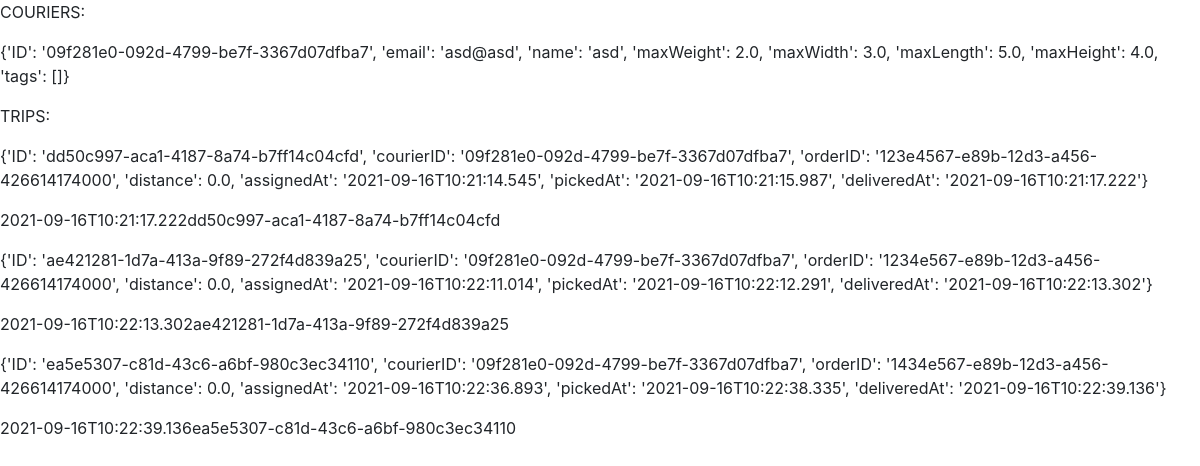
/view, run on the app's committed database.
### flaskr/database/models.py (models this page shows, shortened)
class Courier(db.Model):
    id = db.Column("id", db.String(36), primary_key=True)
    email = db.Column("email", db.String(100), nullable=False, unique=True)
    name = db.Column("name", db.String(24),nullable=False,default='')
    max_weight = db.Column("max_weight", db.Float,nullable=False, default=0)
    max_width = db.Column("max_width", db.Float,nullable=False, default=0)
    max_length = db.Column("max_length", db.Float,nullable=False, default=0)
    max_height = db.Column("max_height", db.Float,nullable=False, default=0)
    tags = db.Column("tags", db.Text, nullable=False,default='')
    is_validated = db.Column("is_validated", db.Boolean, default=False)
    current_order_id = db.Column("current_order_id", db.String(36), default=None)
    def __repr__(self):
        return str(self.map())
    def map(self):
        data = {
            "ID": self.id,
            "email": self.email,
            "name": self.name,
            "maxWeight": self.max_weight,
            "maxWidth": self.max_width,
            "maxLength": self.max_length,
            "maxHeight": self.max_height,
            "tags": [x for x in self.tags.split(",") if x],
        }
        return data

class Trip(db.Model):
    id = db.Column("id", db.String(36), primary_key=True)
    courier_id = db.Column(
        "courier_id", db.String(36), db.ForeignKey("courier.id"), nullable=False
    )
    order_id = db.Column("order_id", db.String(36), nullable=False, unique=True)
    distance = db.Column("distance", db.Float, default=0)
    assigned_at = db.Column("assigned_at", db.String(24))
    picked_at = db.Column("picked_at", db.String(24))
    delivered_at = db.Column("delivered_at", db.String(24))
    sorter = db.Column("sorter", db.String(60), index=True)
    courier = db.relationship("Courier", backref=db.backref("trips", lazy=True))
    def __repr__(self):
        return str(self.map())
    def map(self):
        data = {
            "ID": self.id,
            "courierID": self.courier_id,
            "orderID": self.order_id,
            "distance": self.distance,
            "assignedAt": self.assigned_at,
            "pickedAt": self.picked_at,
            "deliveredAt": self.delivered_at,
        }
        return data

### flaskr/main/routes.py (the view)
@main.route("/view")
def view():
    return render_template(
        "view.html", couriers=Courier.query.all(), trips=Trip.query.all()
    )

### flaskr/templates/view.html (shortened to what this page needs)
{% extends "base.html" %}
{% block content %}
<p>COURIERS:</p>
{% for item in couriers %}
<p>{{item}}</p>
{% endfor %}
<p>TRIPS:</p>
{% for item in trips %}
<p>{{item}}</p>
<p>{{item.sorter}}</p>
{% endfor %}
{% endblock %}

### flaskr/templates/base.html (shortened to what this page needs)
<!doctype html>
<html>
<head>
    <link rel="stylesheet" href="https://stackpath.bootstrapcdn.com/bootstrap/4.3.1/css/bootstrap.min.css"
>
</head>
<body>
    {% block content %}{% endblock %}
</body>
</html>

### data on the page
Courier: id+email+name "{'ID': '09f281e0-092d-4799-be7f-3367d07dfba7', 'email': 'asd@asd', 'name': 'asd', 'maxWeight': 2.0, 'maxWidth': 3.0, 'maxLength': 5.0, 'maxHeight': 4.0, 'tags': []}"
Trip: id+courier+order "{'ID': 'dd50c997-aca1-4187-8a74-b7ff14c04cfd', 'courierID': '09f281e0-092d-4799-be7f-3367d07dfba7', 'orderID': '123e4567-e89b-12d3-a456-426614174000', 'distance': 0.0, 'assignedAt': '2021-09-16T10:21:14.545', 'pickedAt': '2021-09-16T10:21:15.987', 'deliveredAt': '2021-09-16T10:21:17.222'}", sorter "2021-09-16T10:21:17.222dd50c997-aca1-4187-8a74-b7ff14c04cfd"
Trip: id+courier+order "{'ID': 'ae421281-1d7a-413a-9f89-272f4d839a25', 'courierID': '09f281e0-092d-4799-be7f-3367d07dfba7', 'orderID': '1234e567-e89b-12d3-a456-426614174000', 'distance': 0.0, 'assignedAt': '2021-09-16T10:22:11.014', 'pickedAt': '2021-09-16T10:22:12.291', 'deliveredAt': '2021-09-16T10:22:13.302'}", sorter "2021-09-16T10:22:13.302ae421281-1d7a-413a-9f89-272f4d839a25"
Trip: id+courier+order "{'ID': 'ea5e5307-c81d-43c6-a6bf-980c3ec34110', 'courierID': '09f281e0-092d-4799-be7f-3367d07dfba7', 'orderID': '1434e567-e89b-12d3-a456-426614174000', 'distance': 0.0, 'assignedAt': '2021-09-16T10:22:36.893', 'pickedAt': '2021-09-16T10:22:38.335', 'deliveredAt': '2021-09-16T10:22:39.136'}", sorter "2021-09-16T10:22:39.136ea5e5307-c81d-43c6-a6bf-980c3ec34110"
